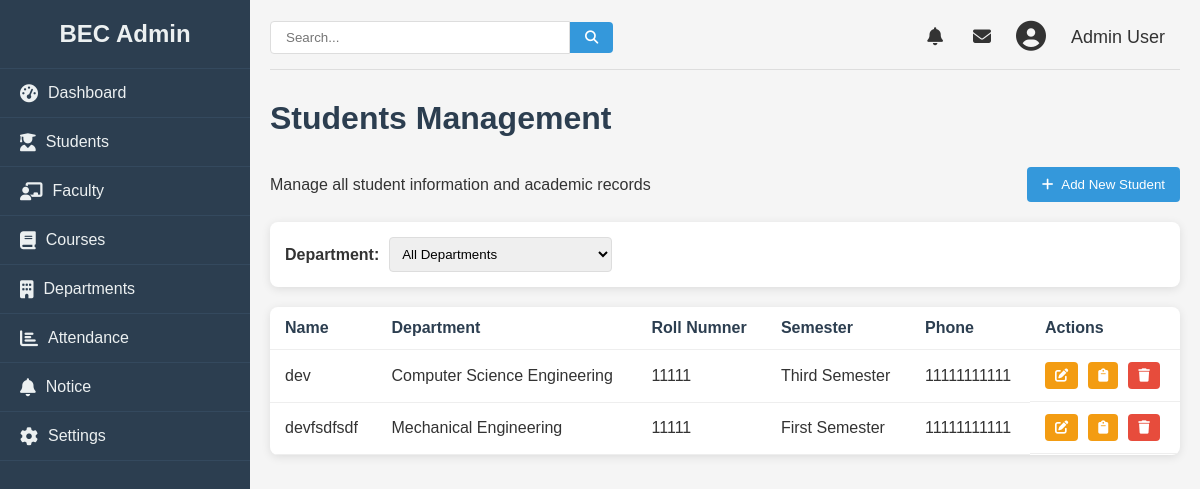
The app's page /admin/student (signed in) with its own data.
### college/model.py (models this page shows, shortened)
class Student(db.Model):
    id = db.Column(db.Integer, primary_key=True)
    name = db.Column(db.String(100), nullable=False)
    roll = db.Column(db.Integer, nullable=False)
    email = db.Column(db.String(100), unique=True, nullable=False)
    phone = db.Column(db.Integer, nullable=False)
    semester = db.Column(db.Integer, db.ForeignKey('semester.id'), nullable=False)
    dob = db.Column(db.Date, nullable=False)
    gender = db.Column(db.String, nullable=False)
    department = db.Column(db.String, nullable=False)
    address = db.Column(db.String, nullable=False)

class Semester(db.Model):
    id = db.Column(db.Integer, primary_key=True)
    name = db.Column(db.String(100), nullable=False)
    students = db.relationship('Student', backref='semester_', lazy=True)

### college/admin/adminroute.py (the view)
@app.route("/admin/student", methods = ["GET", "POST"])
def stdn():
    logged = 'user_id' in session
    if logged:
        users = Student.query.all()
        for user in users:
            print(user.semester_.name)
        return render_template("student.html", students= users, departments= dep)
    else:
        return redirect(url_for("login"))

### college/admin/templates/student.html (shortened to what this page needs)
{% from "macro/cmsnav.html" import cmsnav%}
{%extends "admbase.html"%}
{%block head%}
<link rel="stylesheet" href="{{url_for('static', filename='css/styles.css')}}">
<link rel="stylesheet" href="https://cdnjs.cloudflare.com/ajax/libs/font-awesome/6.4.0/css/all.min.css">
{%endblock%}
{%block content%}
<div class="container" w-tid="21">
    {{cmsnav()}}
    <main class="main-content" w-tid="111">
        <header class="top-header" w-tid="113">
            <div class="search-box" w-tid="115">
                <input type="text" placeholder="Search..." w-tid="117" />
                <button w-tid="119"><i class="fas fa-search" w-tid="121"></i></button>
            </div>
            <div class="user-profile" w-tid="123">
                <span class="notification" w-tid="125"><i class="fas fa-bell" w-tid="127"></i></span>
                <span class="message" w-tid="129"><i class="fas fa-envelope" w-tid="131"></i></span>
                <div class="profile-img" w-tid="133">
                    <i class="fas fa-user-circle" w-tid="135"></i>
                </div>
                <span class="username" w-tid="137">Admin User</span>
            </div>
        </header>
        <div id="dashboard-page" class="content-section" w-tid="139">
            <div class="dashboard" w-tid="141">
                <h1 w-tid="357">Students Management</h1>
                <div class="students-header" w-tid="359">
                    <p w-tid="361">Manage all student information and academic records</p>
                    <button class="add-student-btn" w-tid="363">
                        <a style="text-decoration: none; color:white;" href="/admin/addstudent">
                            <i class="fas fa-plus" w-tid="365"></i>
                            Add New Student
                        </a>
                    </button>
                </div>
                <div class="student-filters" w-tid="367">
                    <div class="filter-group" w-tid="369">
                        <label w-tid="371">Department:</label>
                        <select w-tid="373">
                            <option w-tid="375">All Departments</option>
                        </select>
                    </div>
                </div>
                <div class="students-table" w-tid="415">
                    <table w-tid="417">
                        <thead w-tid="419">
                            <tr w-tid="421">
                                <th w-tid="425">Name</th>
                                <th w-tid="427">Department</th>
                                <th w-tid="425">Roll Numner</th>
                                <th w-tid="429">Semester</th>
                                <th w-tid="433">Phone</th>
                                <th w-tid="437">Actions</th>
                            </tr>
                        </thead>
                        <tbody w-tid="439">
                            {%for student in students%}
                            <tr w-tid="441">
                                <td w-tid="445">{{student.name}}</td>
                                <td w-tid="447">{{student.department}}</td>
                                <td w-tid="449">{{student.roll}}</td>
                                <td w-tid="451">{{student.semester_.name}}</td>
                                <td w-tid="453">{{student.phone}}</td>
                                <td class="action-cell" w-tid="459">
                                    <button class="action-btn edit-btn" w-tid="465">
                                        <a href="/admin/update/student/{{student.id}}">
                                            <i class="fas fa-edit" w-tid="467"></i>
                                        </a>
                                    </button>
                                    <button class="action-btn edit-btn" w-tid="469">
                                        <a href="/admin/addresult/{{student.id}}"><i class="fas fa-clipboard"
                                                w-tid="723"></i></a>
                                    </button>
                                    <button class="action-btn delete-btn" w-tid="469">
                                        <a href="/admin/student/delete/{{student.id}}"><i class="fas fa-trash"
                                                w-tid="723"></i></a>
                                    </button>
                                </td>
                            </tr>
                            {%endfor%}
                        </tbody>
                    </table>
                </div>
            </div>
        </div>
    </main>
</div>
{%endblock%}

### college/static/css/styles.css (style rules this page uses)
* { margin: 0; padding: 0; box-sizing: border-box; }
body { font-family: Arial, sans-serif; background-color: #f5f5f5; color: #333; }
a { text-decoration: none; color:inherit; }
.container { display: flex; min-height: 100vh; }
.main-content { flex: 1; padding: 20px; }
.top-header { display: flex; justify-content: space-between; align-items: center; margin-bottom: 30px; padding-bottom: 15px; border-bottom: 1px solid #ddd; }
.search-box { display: flex; align-items: center; }
.search-box input { padding: 8px 15px; border: 1px solid #ddd; border-radius: 4px 0 0 4px; width: 300px; }
.search-box button { background: #3498db; color: white; border: none; padding: 8px 15px; border-radius: 0 4px 4px 0; cursor: pointer; }
.user-profile { display: flex; align-items: center; }
.user-profile span { margin: 0 15px; font-size: 18px; cursor: pointer; }
.profile-img { font-size: 30px; margin: 0 10px; }
.dashboard h1 { margin-bottom: 30px; color: #2c3e50; }
table { width: 100%; border-collapse: collapse; }
th, td { padding: 12px 15px; text-align: left; border-bottom: 1px solid #eee; }
th { font-weight: bold; color: #2c3e50; }
.content-section { display: none; }
#dashboard-page { display: block; }
.students-header { display: flex; justify-content: space-between; align-items: center; margin-bottom: 20px; }
.add-student-btn { background-color: #3498db; color: white; border: none; padding: 10px 15px; border-radius: 4px; cursor: pointer; display: flex; align-items: center; }
.add-student-btn i { margin-right: 5px; }
.student-filters { display: flex; justify-content: space-between; margin-bottom: 20px; background: white; padding: 15px; border-radius: 8px; box-shadow: 0 2px 10px rgba(0, 0, 0, 0.1); }
.filter-group { display: flex; align-items: center; }
.filter-group label { margin-right: 10px; font-weight: bold; }
.filter-group select { padding: 8px; border-radius: 4px; border: 1px solid #ddd; }
.students-table { background: white; border-radius: 8px; box-shadow: 0 2px 10px rgba(0, 0, 0, 0.1); overflow: hidden; }
.action-cell { display: flex; gap: 10px; }
.action-btn { padding: 6px 10px; border-radius: 4px; cursor: pointer; border: none; color: white; }
.edit-btn { background-color: #f39c12; }
.delete-btn { background-color: #e74c3c; }

### records on screen
Student: name "dev", department "Computer Science Engineering", roll "11111", semester_.name "Third Semester", phone "11111111111"
Student: name "devfsdfsdf", department "Mechanical Engineering", roll "11111", semester_.name "First Semester", phone "11111111111"
